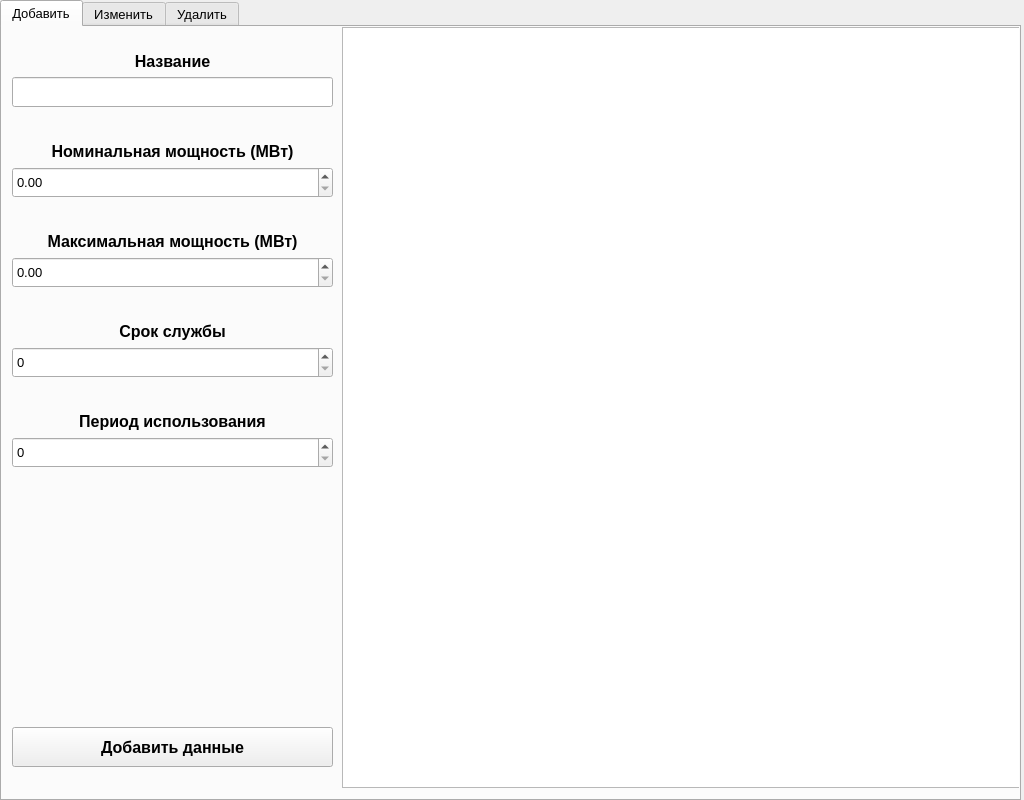
<?xml version="1.0" encoding="UTF-8"?>
<ui version="4.0">
 <class>StationsWindow</class>
 <widget class="QWidget" name="StationsWindow">
  <property name="geometry">
   <rect>
    <x>0</x>
    <y>0</y>
    <width>1024</width>
    <height>800</height>
   </rect>
  </property>
  <property name="windowTitle">
   <string>Редактирование электростанций</string>
  </property>
  <widget class="QTabWidget" name="tabWidget">
   <property name="geometry">
    <rect>
     <x>0</x>
     <y>0</y>
     <width>1021</width>
     <height>801</height>
    </rect>
   </property>
   <property name="font">
    <font>
     <pointsize>10</pointsize>
     <weight>50</weight>
     <bold>false</bold>
    </font>
   </property>
   <property name="currentIndex">
    <number>0</number>
   </property>
   <widget class="QWidget" name="tab">
    <property name="font">
     <font>
      <pointsize>10</pointsize>
      <weight>50</weight>
      <italic>false</italic>
      <bold>false</bold>
     </font>
    </property>
    <attribute name="title">
     <string>Добавить</string>
    </attribute>
    <widget class="QTableView" name="tableView">
     <property name="geometry">
      <rect>
       <x>340</x>
       <y>0</y>
       <width>681</width>
       <height>761</height>
      </rect>
     </property>
    </widget>
    <widget class="QPushButton" name="addPushButton">
     <property name="geometry">
      <rect>
       <x>10</x>
       <y>700</y>
       <width>321</width>
       <height>40</height>
      </rect>
     </property>
     <property name="font">
      <font>
       <family>Segoe UI</family>
       <pointsize>12</pointsize>
       <weight>75</weight>
       <italic>false</italic>
       <bold>true</bold>
      </font>
     </property>
     <property name="text">
      <string>Добавить данные</string>
     </property>
    </widget>
    <widget class="QLineEdit" name="addLineEdit">
     <property name="geometry">
      <rect>
       <x>10</x>
       <y>50</y>
       <width>321</width>
       <height>30</height>
      </rect>
     </property>
    </widget>
    <widget class="QLabel" name="label">
     <property name="geometry">
      <rect>
       <x>0</x>
       <y>20</y>
       <width>341</width>
       <height>30</height>
      </rect>
     </property>
     <property name="font">
      <font>
       <pointsize>12</pointsize>
       <weight>75</weight>
       <italic>false</italic>
       <bold>true</bold>
      </font>
     </property>
     <property name="text">
      <string>&lt;html&gt;&lt;head/&gt;&lt;body&gt;&lt;p align=&quot;center&quot;&gt;Название&lt;/p&gt;&lt;/body&gt;&lt;/html&gt;</string>
     </property>
     <property name="alignment">
      <set>Qt::AlignCenter</set>
     </property>
    </widget>
    <widget class="QLabel" name="label_2">
     <property name="geometry">
      <rect>
       <x>0</x>
       <y>110</y>
       <width>341</width>
       <height>30</height>
      </rect>
     </property>
     <property name="font">
      <font>
       <pointsize>12</pointsize>
       <weight>75</weight>
       <italic>false</italic>
       <bold>true</bold>
      </font>
     </property>
     <property name="text">
      <string>&lt;html&gt;&lt;head/&gt;&lt;body&gt;&lt;p align=&quot;center&quot;&gt;Номинальная мощность (МВт)&lt;/p&gt;&lt;/body&gt;&lt;/html&gt;</string>
     </property>
    </widget>
    <widget class="QLabel" name="label_3">
     <property name="geometry">
      <rect>
       <x>0</x>
       <y>200</y>
       <width>341</width>
       <height>30</height>
      </rect>
     </property>
     <property name="font">
      <font>
       <pointsize>12</pointsize>
       <weight>75</weight>
       <italic>false</italic>
       <bold>true</bold>
      </font>
     </property>
     <property name="text">
      <string>&lt;html&gt;&lt;head/&gt;&lt;body&gt;&lt;p align=&quot;center&quot;&gt;Максимальная мощность (МВт)&lt;/p&gt;&lt;/body&gt;&lt;/html&gt;</string>
     </property>
     <property name="alignment">
      <set>Qt::AlignCenter</set>
     </property>
    </widget>
    <widget class="QLabel" name="label_4">
     <property name="geometry">
      <rect>
       <x>0</x>
       <y>290</y>
       <width>341</width>
       <height>30</height>
      </rect>
     </property>
     <property name="font">
      <font>
       <pointsize>12</pointsize>
       <weight>75</weight>
       <italic>false</italic>
       <bold>true</bold>
      </font>
     </property>
     <property name="text">
      <string>&lt;html&gt;&lt;head/&gt;&lt;body&gt;&lt;p align=&quot;center&quot;&gt;Срок службы&lt;/p&gt;&lt;/body&gt;&lt;/html&gt;</string>
     </property>
     <property name="alignment">
      <set>Qt::AlignCenter</set>
     </property>
    </widget>
    <widget class="QLabel" name="label_5">
     <property name="geometry">
      <rect>
       <x>0</x>
       <y>380</y>
       <width>341</width>
       <height>30</height>
      </rect>
     </property>
     <property name="font">
      <font>
       <pointsize>12</pointsize>
       <weight>75</weight>
       <italic>false</italic>
       <bold>true</bold>
      </font>
     </property>
     <property name="text">
      <string>&lt;html&gt;&lt;head/&gt;&lt;body&gt;&lt;p align=&quot;center&quot;&gt;Период использования&lt;/p&gt;&lt;/body&gt;&lt;/html&gt;</string>
     </property>
     <property name="alignment">
      <set>Qt::AlignCenter</set>
     </property>
    </widget>
    <widget class="QSpinBox" name="addSpinBox">
     <property name="geometry">
      <rect>
       <x>10</x>
       <y>320</y>
       <width>321</width>
       <height>31</height>
      </rect>
     </property>
     <property name="maximum">
      <number>199</number>
     </property>
    </widget>
    <widget class="QSpinBox" name="addSpinBox_2">
     <property name="geometry">
      <rect>
       <x>10</x>
       <y>410</y>
       <width>321</width>
       <height>31</height>
      </rect>
     </property>
     <property name="minimum">
      <number>0</number>
     </property>
     <property name="maximum">
      <number>199</number>
     </property>
     <property name="value">
      <number>0</number>
     </property>
    </widget>
    <widget class="QDoubleSpinBox" name="addDoubleSpinBox">
     <property name="geometry">
      <rect>
       <x>10</x>
       <y>140</y>
       <width>321</width>
       <height>31</height>
      </rect>
     </property>
     <property name="maximum">
      <double>9999.989999999999782</double>
     </property>
     <property name="singleStep">
      <double>10.000000000000000</double>
     </property>
    </widget>
    <widget class="QDoubleSpinBox" name="addDoubleSpinBox_2">
     <property name="geometry">
      <rect>
       <x>10</x>
       <y>230</y>
       <width>321</width>
       <height>31</height>
      </rect>
     </property>
     <property name="maximum">
      <double>999999.989999999990687</double>
     </property>
     <property name="singleStep">
      <double>10.000000000000000</double>
     </property>
    </widget>
    <widget class="QLabel" name="label_img">
     <property name="geometry">
      <rect>
       <x>0</x>
       <y>-30</y>
       <width>1021</width>
       <height>801</height>
      </rect>
     </property>
     <property name="text">
      <string>&lt;html&gt;&lt;head/&gt;&lt;body&gt;&lt;p&gt;&lt;img src=&quot;:/othmedwin.png&quot;/&gt;&lt;/p&gt;&lt;/body&gt;&lt;/html&gt;</string>
     </property>
    </widget>
    <zorder>label_img</zorder>
    <zorder>tableView</zorder>
    <zorder>addPushButton</zorder>
    <zorder>addLineEdit</zorder>
    <zorder>label</zorder>
    <zorder>label_2</zorder>
    <zorder>label_3</zorder>
    <zorder>label_4</zorder>
    <zorder>label_5</zorder>
    <zorder>addSpinBox</zorder>
    <zorder>addSpinBox_2</zorder>
    <zorder>addDoubleSpinBox</zorder>
    <zorder>addDoubleSpinBox_2</zorder>
   </widget>
   <widget class="QWidget" name="tab_2">
    <attribute name="title">
     <string>Изменить</string>
    </attribute>
    <widget class="QLabel" name="label_11">
     <property name="geometry">
      <rect>
       <x>0</x>
       <y>20</y>
       <width>341</width>
       <height>30</height>
      </rect>
     </property>
     <property name="font">
      <font>
       <pointsize>12</pointsize>
       <weight>75</weight>
       <bold>true</bold>
      </font>
     </property>
     <property name="text">
      <string>&lt;html&gt;&lt;head/&gt;&lt;body&gt;&lt;p align=&quot;center&quot;&gt;Название&lt;/p&gt;&lt;/body&gt;&lt;/html&gt;</string>
     </property>
     <property name="alignment">
      <set>Qt::AlignCenter</set>
     </property>
    </widget>
    <widget class="QTableView" name="updateTableView">
     <property name="geometry">
      <rect>
       <x>340</x>
       <y>0</y>
       <width>681</width>
       <height>760</height>
      </rect>
     </property>
    </widget>
    <widget class="QLabel" name="label_12">
     <property name="geometry">
      <rect>
       <x>0</x>
       <y>110</y>
       <width>341</width>
       <height>30</height>
      </rect>
     </property>
     <property name="font">
      <font>
       <pointsize>12</pointsize>
       <weight>75</weight>
       <bold>true</bold>
      </font>
     </property>
     <property name="text">
      <string>&lt;html&gt;&lt;head/&gt;&lt;body&gt;&lt;p align=&quot;center&quot;&gt;Номинальная мощность (МВт)&lt;/p&gt;&lt;/body&gt;&lt;/html&gt;</string>
     </property>
    </widget>
    <widget class="QLabel" name="label_16">
     <property name="geometry">
      <rect>
       <x>0</x>
       <y>380</y>
       <width>341</width>
       <height>30</height>
      </rect>
     </property>
     <property name="font">
      <font>
       <pointsize>12</pointsize>
       <weight>75</weight>
       <bold>true</bold>
      </font>
     </property>
     <property name="text">
      <string>&lt;html&gt;&lt;head/&gt;&lt;body&gt;&lt;p align=&quot;center&quot;&gt;Период использования&lt;/p&gt;&lt;/body&gt;&lt;/html&gt;</string>
     </property>
     <property name="alignment">
      <set>Qt::AlignCenter</set>
     </property>
    </widget>
    <widget class="QLabel" name="label_13">
     <property name="geometry">
      <rect>
       <x>0</x>
       <y>200</y>
       <width>341</width>
       <height>30</height>
      </rect>
     </property>
     <property name="font">
      <font>
       <pointsize>12</pointsize>
       <weight>75</weight>
       <bold>true</bold>
      </font>
     </property>
     <property name="text">
      <string>&lt;html&gt;&lt;head/&gt;&lt;body&gt;&lt;p align=&quot;center&quot;&gt;Максимальная мощность (МВт)&lt;/p&gt;&lt;/body&gt;&lt;/html&gt;</string>
     </property>
     <property name="alignment">
      <set>Qt::AlignCenter</set>
     </property>
    </widget>
    <widget class="QPushButton" name="updatePushButton">
     <property name="geometry">
      <rect>
       <x>10</x>
       <y>700</y>
       <width>321</width>
       <height>40</height>
      </rect>
     </property>
     <property name="font">
      <font>
       <family>Segoe UI</family>
       <pointsize>12</pointsize>
       <weight>75</weight>
       <italic>false</italic>
       <bold>true</bold>
      </font>
     </property>
     <property name="text">
      <string>Изменить данные</string>
     </property>
    </widget>
    <widget class="QLineEdit" name="updLineEdit_2">
     <property name="geometry">
      <rect>
       <x>10</x>
       <y>50</y>
       <width>321</width>
       <height>30</height>
      </rect>
     </property>
    </widget>
    <widget class="QLabel" name="label_15">
     <property name="geometry">
      <rect>
       <x>0</x>
       <y>290</y>
       <width>341</width>
       <height>30</height>
      </rect>
     </property>
     <property name="font">
      <font>
       <pointsize>12</pointsize>
       <weight>75</weight>
       <bold>true</bold>
      </font>
     </property>
     <property name="text">
      <string>&lt;html&gt;&lt;head/&gt;&lt;body&gt;&lt;p align=&quot;center&quot;&gt;Срок службы&lt;/p&gt;&lt;/body&gt;&lt;/html&gt;</string>
     </property>
     <property name="alignment">
      <set>Qt::AlignCenter</set>
     </property>
    </widget>
    <widget class="QLineEdit" name="updLineEdit">
     <property name="enabled">
      <bool>false</bool>
     </property>
     <property name="geometry">
      <rect>
       <x>0</x>
       <y>0</y>
       <width>16</width>
       <height>16</height>
      </rect>
     </property>
    </widget>
    <widget class="QSpinBox" name="updSpinBox">
     <property name="geometry">
      <rect>
       <x>10</x>
       <y>320</y>
       <width>321</width>
       <height>31</height>
      </rect>
     </property>
     <property name="maximum">
      <number>199</number>
     </property>
    </widget>
    <widget class="QSpinBox" name="updSpinBox_2">
     <property name="geometry">
      <rect>
       <x>10</x>
       <y>410</y>
       <width>321</width>
       <height>31</height>
      </rect>
     </property>
     <property name="minimum">
      <number>0</number>
     </property>
     <property name="maximum">
      <number>199</number>
     </property>
     <property name="value">
      <number>0</number>
     </property>
    </widget>
    <widget class="QDoubleSpinBox" name="updDoubleSpinBox">
     <property name="geometry">
      <rect>
       <x>10</x>
       <y>140</y>
       <width>321</width>
       <height>31</height>
      </rect>
     </property>
     <property name="maximum">
      <double>9999.989999999999782</double>
     </property>
     <property name="singleStep">
      <double>10.000000000000000</double>
     </property>
    </widget>
    <widget class="QDoubleSpinBox" name="updDoubleSpinBox_2">
     <property name="geometry">
      <rect>
       <x>10</x>
       <y>230</y>
       <width>321</width>
       <height>31</height>
      </rect>
     </property>
     <property name="maximum">
      <double>999999.989999999990687</double>
     </property>
     <property name="singleStep">
      <double>10.000000000000000</double>
     </property>
    </widget>
    <widget class="QLabel" name="label_img_2">
     <property name="geometry">
      <rect>
       <x>0</x>
       <y>-30</y>
       <width>1021</width>
       <height>801</height>
      </rect>
     </property>
     <property name="text">
      <string>&lt;html&gt;&lt;head/&gt;&lt;body&gt;&lt;p&gt;&lt;img src=&quot;:/othmedwin.png&quot;/&gt;&lt;/p&gt;&lt;/body&gt;&lt;/html&gt;</string>
     </property>
    </widget>
    <zorder>label_img_2</zorder>
    <zorder>label_11</zorder>
    <zorder>updateTableView</zorder>
    <zorder>label_12</zorder>
    <zorder>label_16</zorder>
    <zorder>label_13</zorder>
    <zorder>updatePushButton</zorder>
    <zorder>updLineEdit_2</zorder>
    <zorder>label_15</zorder>
    <zorder>updLineEdit</zorder>
    <zorder>updSpinBox</zorder>
    <zorder>updSpinBox_2</zorder>
    <zorder>updDoubleSpinBox</zorder>
    <zorder>updDoubleSpinBox_2</zorder>
   </widget>
   <widget class="QWidget" name="tab_3">
    <attribute name="title">
     <string>Удалить</string>
    </attribute>
    <widget class="QLineEdit" name="delLineEdit_2">
     <property name="geometry">
      <rect>
       <x>10</x>
       <y>50</y>
       <width>321</width>
       <height>30</height>
      </rect>
     </property>
    </widget>
    <widget class="QLabel" name="label_22">
     <property name="geometry">
      <rect>
       <x>0</x>
       <y>380</y>
       <width>341</width>
       <height>30</height>
      </rect>
     </property>
     <property name="font">
      <font>
       <pointsize>12</pointsize>
       <weight>75</weight>
       <bold>true</bold>
      </font>
     </property>
     <property name="text">
      <string>&lt;html&gt;&lt;head/&gt;&lt;body&gt;&lt;p align=&quot;center&quot;&gt;Период использования&lt;/p&gt;&lt;/body&gt;&lt;/html&gt;</string>
     </property>
     <property name="alignment">
      <set>Qt::AlignCenter</set>
     </property>
    </widget>
    <widget class="QPushButton" name="delPushButton">
     <property name="geometry">
      <rect>
       <x>10</x>
       <y>700</y>
       <width>321</width>
       <height>40</height>
      </rect>
     </property>
     <property name="font">
      <font>
       <family>Segoe UI</family>
       <pointsize>12</pointsize>
       <weight>75</weight>
       <italic>false</italic>
       <bold>true</bold>
      </font>
     </property>
     <property name="text">
      <string>Удалить данные</string>
     </property>
    </widget>
    <widget class="QLineEdit" name="delLineEdit">
     <property name="enabled">
      <bool>false</bool>
     </property>
     <property name="geometry">
      <rect>
       <x>0</x>
       <y>0</y>
       <width>16</width>
       <height>16</height>
      </rect>
     </property>
    </widget>
    <widget class="QLabel" name="label_24">
     <property name="geometry">
      <rect>
       <x>0</x>
       <y>20</y>
       <width>341</width>
       <height>30</height>
      </rect>
     </property>
     <property name="font">
      <font>
       <pointsize>12</pointsize>
       <weight>75</weight>
       <bold>true</bold>
      </font>
     </property>
     <property name="text">
      <string>&lt;html&gt;&lt;head/&gt;&lt;body&gt;&lt;p align=&quot;center&quot;&gt;Название&lt;/p&gt;&lt;/body&gt;&lt;/html&gt;</string>
     </property>
     <property name="alignment">
      <set>Qt::AlignCenter</set>
     </property>
    </widget>
    <widget class="QTableView" name="delTableView">
     <property name="geometry">
      <rect>
       <x>340</x>
       <y>0</y>
       <width>681</width>
       <height>760</height>
      </rect>
     </property>
    </widget>
    <widget class="QLabel" name="label_26">
     <property name="geometry">
      <rect>
       <x>0</x>
       <y>200</y>
       <width>341</width>
       <height>30</height>
      </rect>
     </property>
     <property name="font">
      <font>
       <pointsize>12</pointsize>
       <weight>75</weight>
       <bold>true</bold>
      </font>
     </property>
     <property name="text">
      <string>&lt;html&gt;&lt;head/&gt;&lt;body&gt;&lt;p align=&quot;center&quot;&gt;Максимальная мощность (МВт)&lt;/p&gt;&lt;/body&gt;&lt;/html&gt;</string>
     </property>
     <property name="alignment">
      <set>Qt::AlignCenter</set>
     </property>
    </widget>
    <widget class="QLabel" name="label_27">
     <property name="geometry">
      <rect>
       <x>0</x>
       <y>110</y>
       <width>341</width>
       <height>30</height>
      </rect>
     </property>
     <property name="font">
      <font>
       <pointsize>12</pointsize>
       <weight>75</weight>
       <bold>true</bold>
      </font>
     </property>
     <property name="text">
      <string>&lt;html&gt;&lt;head/&gt;&lt;body&gt;&lt;p align=&quot;center&quot;&gt;Номинальная мощность (МВт)&lt;/p&gt;&lt;/body&gt;&lt;/html&gt;</string>
     </property>
    </widget>
    <widget class="QLabel" name="label_28">
     <property name="geometry">
      <rect>
       <x>0</x>
       <y>290</y>
       <width>341</width>
       <height>30</height>
      </rect>
     </property>
     <property name="font">
      <font>
       <pointsize>12</pointsize>
       <weight>75</weight>
       <bold>true</bold>
      </font>
     </property>
     <property name="text">
      <string>&lt;html&gt;&lt;head/&gt;&lt;body&gt;&lt;p align=&quot;center&quot;&gt;Срок службы&lt;/p&gt;&lt;/body&gt;&lt;/html&gt;</string>
     </property>
     <property name="alignment">
      <set>Qt::AlignCenter</set>
     </property>
    </widget>
    <widget class="QSpinBox" name="delSpinBox">
     <property name="geometry">
      <rect>
       <x>10</x>
       <y>320</y>
       <width>321</width>
       <height>31</height>
      </rect>
     </property>
     <property name="maximum">
      <number>199</number>
     </property>
    </widget>
    <widget class="QSpinBox" name="delSpinBox_2">
     <property name="geometry">
      <rect>
       <x>10</x>
       <y>410</y>
       <width>321</width>
       <height>31</height>
      </rect>
     </property>
     <property name="minimum">
      <number>0</number>
     </property>
     <property name="maximum">
      <number>199</number>
     </property>
     <property name="value">
      <number>0</number>
     </property>
    </widget>
    <widget class="QDoubleSpinBox" name="delDoubleSpinBox">
     <property name="geometry">
      <rect>
       <x>10</x>
       <y>140</y>
       <width>321</width>
       <height>31</height>
      </rect>
     </property>
     <property name="maximum">
      <double>9999.989999999999782</double>
     </property>
     <property name="singleStep">
      <double>10.000000000000000</double>
     </property>
    </widget>
    <widget class="QDoubleSpinBox" name="delDoubleSpinBox_2">
     <property name="geometry">
      <rect>
       <x>10</x>
       <y>230</y>
       <width>321</width>
       <height>31</height>
      </rect>
     </property>
     <property name="maximum">
      <double>999999.989999999990687</double>
     </property>
     <property name="singleStep">
      <double>10.000000000000000</double>
     </property>
    </widget>
    <widget class="QLabel" name="label_img_3">
     <property name="geometry">
      <rect>
       <x>0</x>
       <y>-30</y>
       <width>1021</width>
       <height>801</height>
      </rect>
     </property>
     <property name="text">
      <string>&lt;html&gt;&lt;head/&gt;&lt;body&gt;&lt;p&gt;&lt;img src=&quot;:/othmedwin.png&quot;/&gt;&lt;/p&gt;&lt;/body&gt;&lt;/html&gt;</string>
     </property>
    </widget>
    <zorder>label_img_3</zorder>
    <zorder>delLineEdit_2</zorder>
    <zorder>label_22</zorder>
    <zorder>delPushButton</zorder>
    <zorder>delLineEdit</zorder>
    <zorder>label_24</zorder>
    <zorder>delTableView</zorder>
    <zorder>label_26</zorder>
    <zorder>label_27</zorder>
    <zorder>label_28</zorder>
    <zorder>delSpinBox</zorder>
    <zorder>delSpinBox_2</zorder>
    <zorder>delDoubleSpinBox</zorder>
    <zorder>delDoubleSpinBox_2</zorder>
   </widget>
  </widget>
 </widget>
 <resources/>
 <connections/>
</ui>
